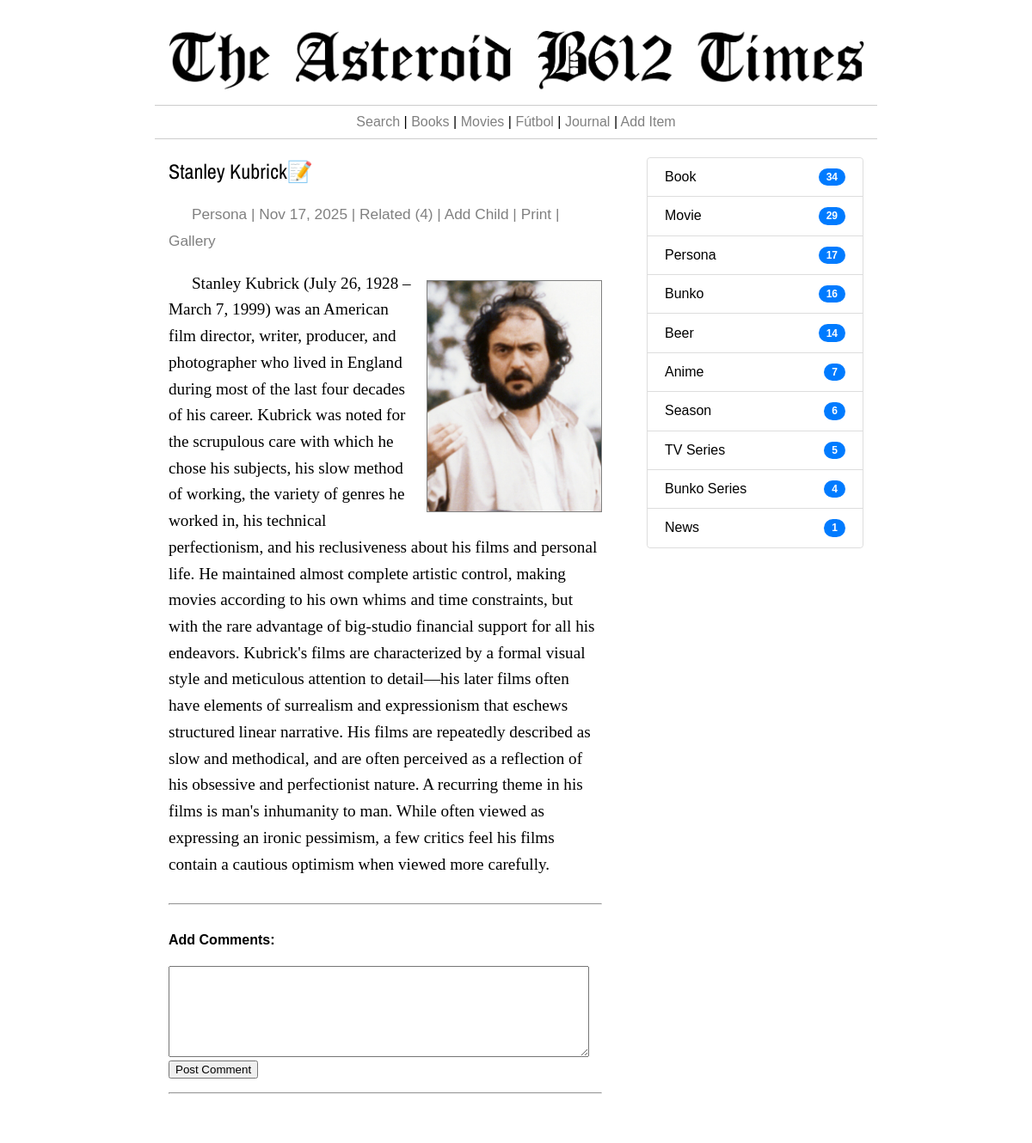
Screenshot of /item/142 with the database file from the repository.
### thetimes/models.py (models this page shows, shortened)
class Item(models.Model):
    titulo = models.CharField(max_length=255)
    tipo = models.ForeignKey(Category, on_delete=models.CASCADE)
    contenido = models.TextField()
    fecha_creacion = models.DateTimeField()
    fecha_edicion = models.DateTimeField()
    consumido = models.BooleanField(default=False)
    @property
    def conteo_imgs(self):
        return AttrImage.objects.filter(item=self).count()
    @property
    def mdOutput(self):
        n_corte = self.contenido.find('==headtext==')
        if n_corte == -1:
            this_texto = self.contenido
        else:
            this_texto = self.contenido.replace('==headtext==','')
        return(markdown.markdown(this_texto,extensions=['extra']))
    @property
    def credit_links(self):
        if self.tipo.category.lower() in  ['book','movie']:
            ncreds = AttrItem.objects.filter(child=self, rel_name__in=['author','illustratror','pseudonym','director']).count()
            if ncreds > 0:
                creds = AttrItem.objects.filter(child=self, rel_name__in=['author','illustratror','pseudonym','director'])
                enlaces = ""
                for c in creds:
                    if c.rel_name not in  ['author','director']:
                        this_c = "(" + c.credito +")"
                    else:
                        this_c = ""
                    enlaces = enlaces + "<a href='/item/"+str(c.item.id)+"' style='text-decoration:none; color:#6F8FAF;'>"+c.item.titulo+this_c+"</a>,&nbsp;"
                clinks = enlaces = enlaces[:-7]
            else:
                clinks = None
        else:
            clinks = None
        return clinks
    @property
    def periodo(self):
        this_v = ''
        pubyear = 0
        if self.tipo.category.lower() in ['book','bunko']:
            npubyear = AttrInteger.objects.filter(item=self,att_name='pubyear').count()
            if npubyear > 0:
                pubyear = AttrInteger.objects.filter(item=self,att_name='pubyear').latest('id')
                this_v = f"({pubyear.att_value})"
        return this_v
    @property
    def mainPic(self):
        npics = AttrImage.objects.filter(item=self,tipo='cover').count()
        if npics == 0:
            return None
        else:
            pks = AttrImage.objects.filter(item=self,tipo='cover').values_list('pk', flat=True)
            random_pk = choice(pks)
            ppic = AttrImage.objects.get(pk=random_pk)
            return ppic.imagen.url
    @property
    def aplica_consumo(self):
        if self.tipo.category.lower() in ['book','movie','bunko','tv series','anime','season']:
            return True
        else:
            return None

class Category(models.Model):
    category = models.CharField(max_length=255)
    @property
    def nitems(self):
        n_w = Item.objects.filter(tipo = self).count()
        return n_w

class AttrImage(models.Model):
    item = models.ForeignKey(Item,on_delete=models.CASCADE)
    imagen = models.ImageField(upload_to=path_and_name, max_length=255, null=True, blank=True)
    caption = models.TextField()
    tipo = models.CharField(max_length=30)

### thetimes/views.py (the view)
# urls.py: path('item/<i>', views.item, name='item'),
def item(request,i):
	this_item = Item.objects.get(pk=int(i))
	cats = sorted(Category.objects.exclude(id=14),key=lambda t: t.nitems, reverse=True)
	ncon = Consumo.objects.filter(item = this_item, fec_fin__isnull=True).count()
	if ncon > 0:
		con_in_prog = Consumo.objects.filter(item = this_item, fec_fin__isnull=True).latest('id')
	else:
		con_in_prog = None
	conteo_rel = AttrItem.objects.filter(item=this_item).count()
	tweets = Tweet.objects.filter(item=this_item)
	if request.method == 'POST':
		con_in_prog.fec_fin = request.POST.get("fec_fin")
		con_in_prog.save()
		this_item.fecha_creacion = request.POST.get("fec_fin")
		this_item.consumido = True
		this_item.save()
	return render(request,'item.html',{'this_item':this_item,'tweets':tweets,'cats':cats,'cons':con_in_prog,'conteo_r':conteo_rel})

### thetimes/templates/item.html (shortened to what this page needs)
{% extends 'base_times.html' %}
{% load static %}
{% block izquierda %}
      <h2>{{this_item.titulo}}<a href="{% url 'editItem' this_item.id %}" style="text-decoration:none; color:grey;">&#x1F4DD;</a></h2>
      <p><span class="detalles">{{this_item.tipo.category|capfirst}}{% if this_item.fecha_creacion|date:"Y-m-d" != '1999-12-31' %} | {{this_item.fecha_creacion|date:"M j, Y"}}{% endif %}{% if this_item.aplica_consumo %} | <a href="{% url 'startConsumo' this_item.id %}" style="text-decoration:none; color:grey;">Start</a>{% endif %}{% if conteo_r > 0 %} | <a href="{% url 'relatedItems' this_item.id %}" style="text-decoration:none; color:grey;">Related ({{conteo_r}})</a>{% endif %} | <a href="{% url 'addChildItem' this_item.id %}"  style="text-decoration:none; color:grey;">Add Child</a>{% if conteo_r > 0 %} | <a href="{% url 'printHTML' this_item.id %}" target="_blank" style="text-decoration:none; color:grey;">Print</a>{% endif %}{% if this_item.conteo_imgs > 0 %} | <a href="{% url 'gallery' this_item.id %}"  style="text-decoration:none; color:grey;">Gallery</a>{% endif %}</span></p>
      {% if this_item.mainPic %}<img src="{{this_item.mainPic}}" style="border:1px solid grey; float:right; width:40%; margin-block-start: 1em; margin-block-end: 0em; margin-left: 16px; margin-bottom: 16px;">{% endif %}
      {{this_item.mdOutput|safe}}
      <hr style="margin-bottom: 2em; margin-top: 1em;">
      <h4>Add Comments:</h4>
      <div style="width: 95%;">
        <form style="width: 100%;"  method = 'POST' action="{% url 'addTweet' %}">
          <textarea maxlength="400" rows="4" name="tweet" style="width:95%; padding:1em; font-family: Calibri,Arial,sans-serif; font-size: 1.0em;"></textarea>
          <input type="submit" name="save" value="Post Comment">
        </form>
      </div>
       <hr style="margin-bottom: 1.3em; margin-top: 1em;">
{% endblock %}
{% block derecha %}
<ul class="list-group">
    {% for c in cats %}
      {% if c.nitems > 0 %}
        <li class="list-group-item"><a href="{% url 'categoria' c.id %}" style="text-decoration:none; color:black;">{{c.category|capfirst}}</a> <span class="badge badge-pill">{{c.nitems}}</span></li>
      {% endif %}
    {% endfor %}
</ul>
{% endblock %}

### rows the page displays
Item: titulo "Stanley Kubrick", tipo.category "Persona", fecha_creacion "Nov 17, 2025", mainPic (picture), mdOutput "Stanley Kubrick (July 26, 1928 – March 7, 1999) was an American film director, writer, producer, and photographer who lived in England during most of the last four decades of his career. Kubrick was noted for the scrupulous care with which he chose his subjects, his slow method of working, the variety of genres he worked in, his technical perfectionism, and his reclusiveness about his films and personal life. He maintained almost complete artistic control, making movies according to his own whims and time constraints, but with the rare advantage of big-studio financial support for all his endeavors. Kubrick's films are characterized by a formal visual style and meticulous attention to…"
Category: category "Book", nitems "34"
Category: category "Movie", nitems "29"
Category: category "Persona", nitems "17"
Category: category "Bunko", nitems "16"
Category: category "Beer", nitems "14"
Category: category "Anime", nitems "7"
Category: category "Season", nitems "6"
Category: category "TV Series", nitems "5"
Category: category "Bunko Series", nitems "4"
Category: category "News", nitems "1"

### other values shown
{{ conteo_r }} "4"
